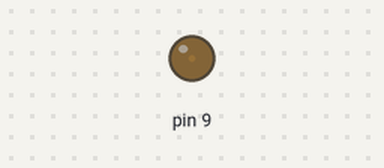
Bench run of a sketch on a simulated Arduino Uno, built with avr-gcc and run on an emulated ATmega328P. On the bench: output pins drawn as LEDs (lit = HIGH).

Above: at 0.05 s.
At 1.3 s:
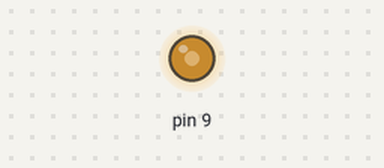
At 1.9 s:
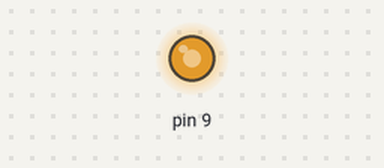
At 2.55 s:
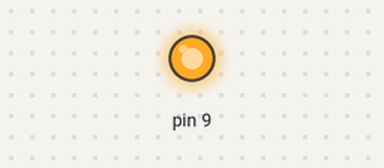
Timing chart, 0 to 5.9 s (numbered marks = the images above):
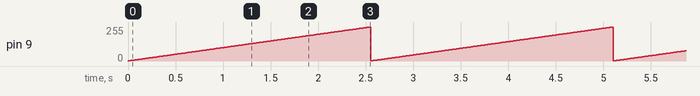

Measured:
- by itself, pin 9: ramps from 1/255 to 255/255 and jumps back, once every 2.6 s

The sketch:

slow-glow.ino
```cpp
void setup() {
  // put your setup code here, to run once:
  pinMode(9, OUTPUT);
}

void loop() {
  // put your main code here, to run repeatedly:
  for(int i=1; i<=255; i++){ //by the looks of it inline initialization is allowed
    analogWrite(9, i);
    delay(10); //adjusting this time makes the increasing in brightness faster
    }
}
```
